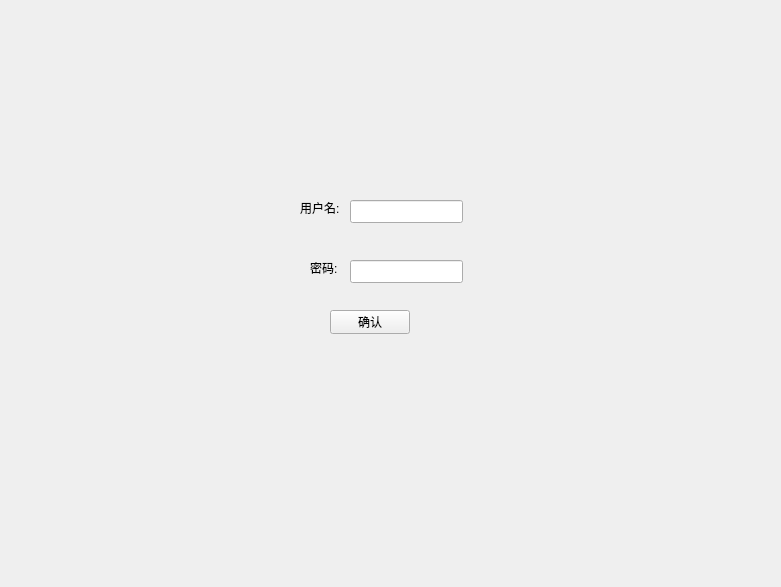
<?xml version="1.0" encoding="UTF-8"?>
<ui version="4.0">
 <class>rigistWindow</class>
 <widget class="QWidget" name="rigistWindow">
  <property name="geometry">
   <rect>
    <x>0</x>
    <y>0</y>
    <width>781</width>
    <height>587</height>
   </rect>
  </property>
  <property name="windowTitle">
   <string>Form</string>
  </property>
  <widget class="QPushButton" name="rigistOK">
   <property name="geometry">
    <rect>
     <x>330</x>
     <y>310</y>
     <width>80</width>
     <height>24</height>
    </rect>
   </property>
   <property name="text">
    <string>确认</string>
   </property>
  </widget>
  <widget class="QLabel" name="label">
   <property name="geometry">
    <rect>
     <x>300</x>
     <y>200</y>
     <width>54</width>
     <height>16</height>
    </rect>
   </property>
   <property name="text">
    <string>用户名:</string>
   </property>
  </widget>
  <widget class="QLabel" name="label_2">
   <property name="geometry">
    <rect>
     <x>310</x>
     <y>260</y>
     <width>54</width>
     <height>16</height>
    </rect>
   </property>
   <property name="text">
    <string>密码:</string>
   </property>
  </widget>
  <widget class="QLineEdit" name="nameEdit">
   <property name="geometry">
    <rect>
     <x>350</x>
     <y>200</y>
     <width>113</width>
     <height>23</height>
    </rect>
   </property>
  </widget>
  <widget class="QLineEdit" name="passEdit">
   <property name="geometry">
    <rect>
     <x>350</x>
     <y>260</y>
     <width>113</width>
     <height>23</height>
    </rect>
   </property>
  </widget>
 </widget>
 <resources/>
 <connections/>
</ui>
